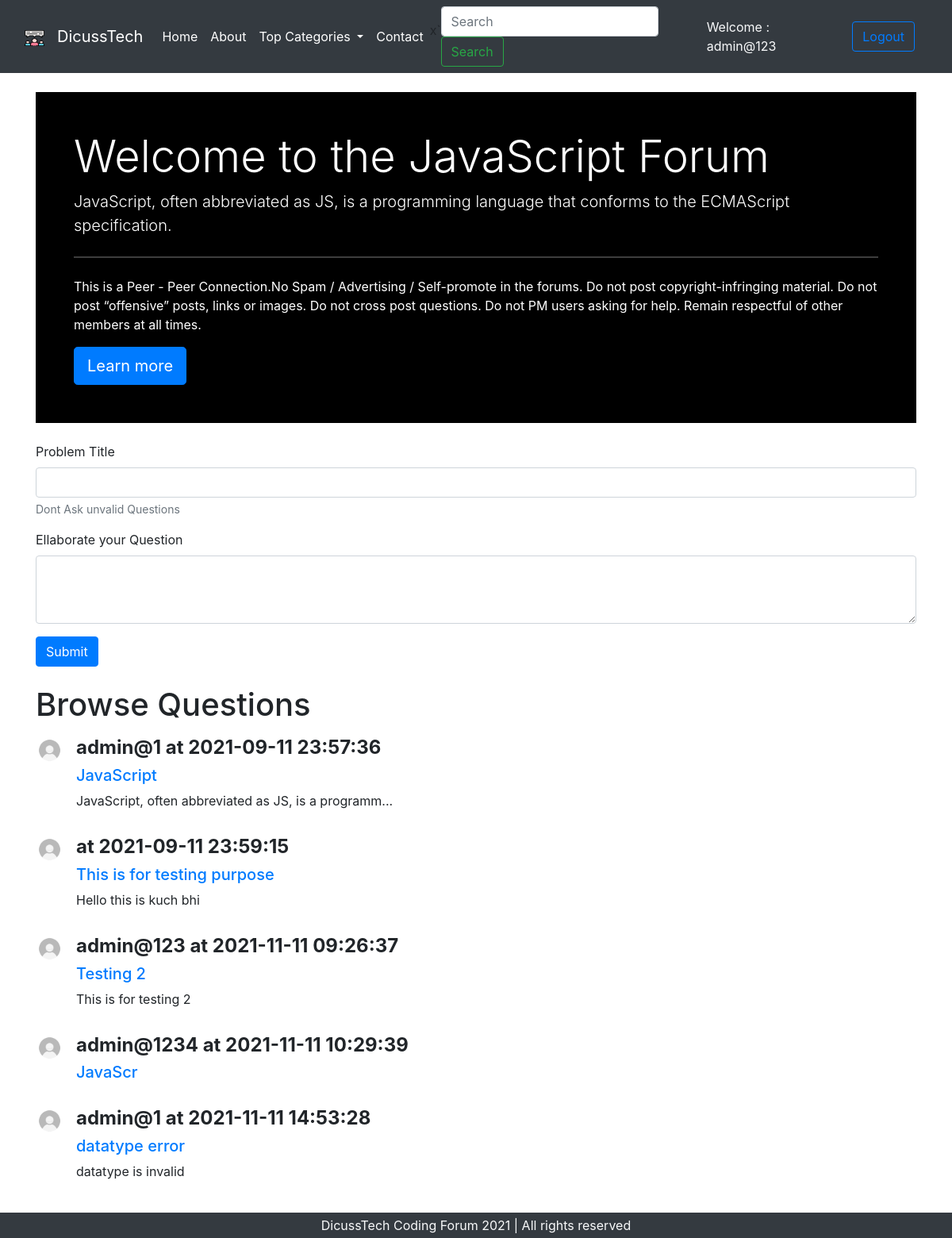
Page /question_list.php?catid=2 (signed in) on the committed database.
### tables this page shows
CREATE TABLE `categories` (
  `categories_id` int(10) NOT NULL,
  `categories_name` text NOT NULL,
  `categories_description` text NOT NULL,
  `created_date` datetime NOT NULL DEFAULT current_timestamp()
);

CREATE TABLE `thread` (
  `thread_id` int(5) NOT NULL,
  `thread_title` varchar(255) NOT NULL,
  `thread_desc` text NOT NULL,
  `thread_cat_id` int(4) NOT NULL,
  `thread_user_id` int(4) NOT NULL,
  `timestamp` datetime NOT NULL DEFAULT current_timestamp()
);

CREATE TABLE `users` (
  `user_id` int(8) NOT NULL,
  `username` varchar(50) NOT NULL,
  `userpass` varchar(255) NOT NULL,
  `timestamp` datetime NOT NULL DEFAULT current_timestamp()
);

### question_list.php (the view, shortened to what this page needs)
<?php
include ("repeatedcode/_dbconnection.php");
?>
<!doctype html>
<html lang="en">
  <head>
    <link href="https://cdn.jsdelivr.net/npm/bootstrap@5.1.0/dist/css/bootstrap.min.css" rel="stylesheet">
    <link rel="stylesheet" href="https://maxcdn.bootstrapcdn.com/bootstrap/4.0.0/css/bootstrap.min.css">
  </head>
  <body>
    <?php include('repeatedcode/_header.php') ?>
    <?php
    $id = $_GET['catid'];
    $sql = "SELECT * FROM categories WHERE categories_id = $id";
    $result = $connection -> query($sql);
    while($categories_row = $result -> fetch_assoc()){
        $cat_name = $categories_row['categories_name'];
        $cat_description = $categories_row['categories_description'];
    }
    ?>
    <div class="container my-4">
        <div class="bg-black p-5 rounded-lg m-6" style="color:white;" >
            <strong><h1 class="display-4">Welcome to the <?php echo $cat_name ?> Forum</h1></strong>
            <p class="lead"><?php echo $cat_description ?></p>
            <hr class="my-4">
            <p>This is a Peer - Peer Connection.No Spam / Advertising / Self-promote in the forums. Do not post copyright-infringing material. Do not post “offensive” posts, links or images. Do not cross post questions. Do not PM users asking for help. Remain respectful of other members at all times.
</p>
            <a class="btn btn-primary btn-lg" href="#" role="button">Learn more</a>
        </div>
    </div>
<?php
if(isset($_SESSION['loggin']) && $_SESSION['loggin'] == true){
  echo '<div class="container">
        <form action="'.$_SERVER['REQUEST_URI'].'" method="post" >
          <div class="form-group">
            <label for="threadtitle">Problem Title</label>
            <input type="text" name="threadtitle" class="form-control" id="title">
            <small class="form-text text-muted">Dont Ask unvalid Questions</small>
          </div>
          <div class="form-group">
            <label for="threaddesc">Ellaborate your Question</label>
            <textarea class="form-control" id="exampleFormControlTextarea1" rows="3" name="threaddesc"></textarea>
          </div>
          <input type="hidden" name="user_id" value="'. $_SESSION['userid'] .'">
          <h1></h1>
          <button type="submit" class="btn btn-primary">Submit</button>
        </form>
      </div>';
}
else{
  echo '<div class="container">
        <h3>Please Signup to our website in order to Ask a Question</h3>
      </div>';
}
?>
    <div class="container my-4">
      <h1>Browse Questions</h1>
      <?php
        $id = $_GET['catid'];
        $sql = "SELECT * FROM thread WHERE thread_cat_id = $id";
        $result = $connection -> query($sql);
        while($categories_row = $result -> fetch_assoc()){
            $id_for_thread = $categories_row['thread_id'];
            $thread_name = $categories_row['thread_title'];
            $thread_desc = $categories_row['thread_desc'];
            $thread_cat_user_id = $categories_row['thread_user_id'];
            $creation_time = $categories_row['timestamp'];
            $fetchuser = "SELECT username FROM users WHERE user_id = $thread_cat_user_id";
            $fetchuser_result = mysqli_query($connection, $fetchuser);
            $fetchuser_row = mysqli_fetch_assoc($fetchuser_result);
            echo '<div class="media my-3">
                    <img class="mr-3" src="aesthetics/default_user.jpg" width="35px" alt="Generic placeholder image">
                    <div class="media-body">
                      <h4><b>'. $fetchuser_row['username']  .' at '. $creation_time .'</b></h4>
                      <a href="threads.php?threadid=' . $id_for_thread . '"><h5 class="mt-0">'. $thread_name .'</h5></a>
                      <p>'. $thread_desc .'</p>
                    </div>
                  </div>';
        }
      ?>
    </div>
    <?php include('repeatedcode/_footer.php') ?>
  </body>
</html>

### rows in the picture
categories: categories_name "JavaScript", categories_description "JavaScript, often abbreviated as JS, is a programming language that conforms to the ECMAScript specification."
thread: users.username "admin@1", timestamp "2021-09-11 23:57:36", thread_title "JavaScript", thread_desc "JavaScript, often abbreviated as JS, is a programm..."
thread: timestamp "2021-09-11 23:59:15", thread_title "This is for testing purpose", thread_desc "Hello this is kuch bhi"
thread: users.username "admin@123", timestamp "2021-11-11 09:26:37", thread_title "Testing 2", thread_desc "This is for testing 2"
thread: users.username "admin@1234", timestamp "2021-11-11 10:29:39", thread_title "JavaScr"
thread: users.username "admin@1", timestamp "2021-11-11 14:53:28", thread_title "datatype error", thread_desc "datatype is invalid"

### other values in the picture
$_SESSION['username'] "admin@123"
